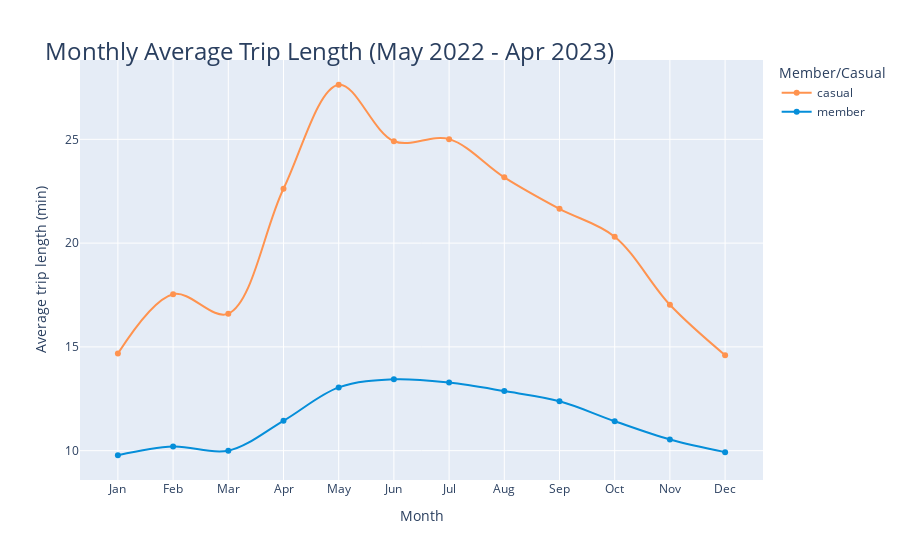

The code cell stored with this chart in its notebook:
### Code cell
fig_7 = px.line(df_pv12, 
                 x='month', 
                 y='avg_trip_min', 
                 color='member_casual', 
                 markers=True,
                 line_shape='spline',
                 labels={'avg_trip_min': 'Average trip length (min)', 'month': 'Month', 'member_casual': 'Member/Casual'},
                 hover_name='member_casual',
                 hover_data = {'member_casual': False, 'month': True, 'avg_trip_min': True},
                 color_discrete_map = {'casual': '#FF934F', 'member': '#058ED9'}
                )
fig_7.update_layout(
    title=dict(text="Monthly Average Trip Length (May 2022 - Apr 2023)",font=dict(size=24), automargin=True, yref='paper')
)
note = 'Fig. 7 - Monthly average trip length for casaul riders and members. On average, an increase in trip length for casual riders is observed in the months of March - June, with slighly lower trip lengths in the summer months. '
fig_7.add_annotation(
    text = note
    , showarrow=False
    , x = 0
    , y = -0.22
    , xref='paper'
    , yref='paper' 
    , xanchor='left'
    , yanchor='bottom'
    , xshift=-1
    , yshift=-7
    , font=dict(size=10, color="black")
    , align="left")

### Figure 1 — Plotly figure (JSON) as saved in the notebook; plotly's stock layout.template omitted (floating-point values rounded to 4 significant figures)
{"data": [{"customdata": [["casual"], ["casual"], ["casual"], ["casual"], ["casual"], ["casual"], ["casual"], ["casual"], ["casual"], ["casual"], ["casual"], ["casual"]], "hovertemplate": "<b>%{hovertext}</b><br><br>Month=%{x}<br>Average trip length (min)=%{y}<extra></extra>", "hovertext": ["casual", "casual", "casual", "casual", "casual", "casual", "casual", "casual", "casual", "casual", "casual", "casual"], "legendgroup": "casual", "line": {"color": "#FF934F", "dash": "solid", "shape": "spline"}, "marker": {"symbol": "circle"}, "mode": "markers+lines", "name": "casual", "orientation": "v", "showlegend": true, "x": ["Jan", "Feb", "Mar", "Apr", "May", "Jun", "Jul", "Aug", "Sep", "Oct", "Nov", "Dec"], "xaxis": "x", "y": [14.68, 17.54, 16.6, 22.62, 27.63, 24.91, 25.01, 23.17, 21.65, 20.31, 17.03, 14.6], "yaxis": "y", "type": "scatter"}, {"customdata": [["member"], ["member"], ["member"], ["member"], ["member"], ["member"], ["member"], ["member"], ["member"], ["member"], ["member"], ["member"]], "hovertemplate": "<b>%{hovertext}</b><br><br>Month=%{x}<br>Average trip length (min)=%{y}<extra></extra>", "hovertext": ["member", "member", "member", "member", "member", "member", "member", "member", "member", "member", "member", "member"], "legendgroup": "member", "line": {"color": "#058ED9", "dash": "solid", "shape": "spline"}, "marker": {"symbol": "circle"}, "mode": "markers+lines", "name": "member", "orientation": "v", "showlegend": true, "x": ["Jan", "Feb", "Mar", "Apr", "May", "Jun", "Jul", "Aug", "Sep", "Oct", "Nov", "Dec"], "xaxis": "x", "y": [9.78, 10.2, 10, 11.44, 13.05, 13.44, 13.28, 12.87, 12.38, 11.42, 10.54, 9.93], "yaxis": "y", "type": "scatter"}], "layout": {"xaxis": {"anchor": "y", "domain": [0, 1], "title": {"text": "Month"}, "type": "category", "range": [-0.6451, 11.65], "autorange": true}, "yaxis": {"anchor": "x", "domain": [0, 1], "title": {"text": "Average trip length (min)"}, "type": "linear", "range": [8.514, 28.9], "autorange": true}, "legend": {"title": {"text": "Member/Casual"}, "tracegroupgap": 0}, "margin": {"t": 60}, "title": {"font": {"size": 24}, "text": "Monthly Average Trip Length (May 2022 - Apr 2023)", "automargin": true, "yref": "paper"}, "annotations": [{"align": "left", "font": {"color": "black", "size": 10}, "showarrow": false, "text": "Fig. 7 - Monthly average trip length for casaul riders and members. On average, an increase in trip length for casual riders is observed in the months of March - June, with slighly lower trip lengths in the summer months. ", "x": 0, "xanchor": "left", "xref": "paper", "xshift": -1, "y": -0.22, "yanchor": "bottom", "yref": "paper", "yshift": -7}], "autosize": true}}
